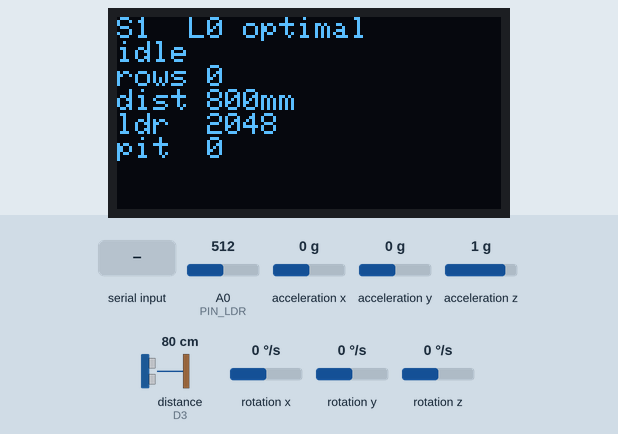
Recording of a sketch running on a simulated Arduino Nano 33 BLE. Shown: 128×64 one-colour display. Wiring (inferred from the names in the program): ultrasonic range finder: trigger D2; echo D3. The test bench sets the inputs (shaded band); at power-on: acceleration x 0 g, A0 (PIN_LDR) = 512, distance to the obstacle (sensor on D3) 80 cm, acceleration y 0 g, acceleration z 1 g, rotation x 0 °/s, rotation y 0 °/s, rotation z 0 °/s (analog values on the 0–1023 scale). The echo pulse lasts 58.3 µs per cm; what the sketch prints to the serial monitor is not drawn.

Above: at 1.2 s.
1.3 s: "S,45\n" received over Serial
At 2.0 s:
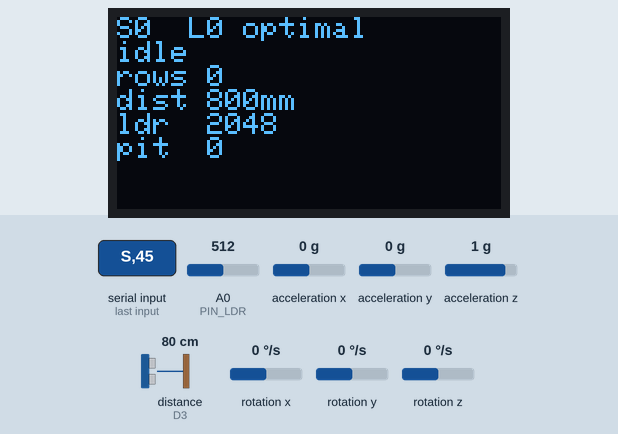
3.1 s: "G90\n" received over Serial
At 4.0 s:
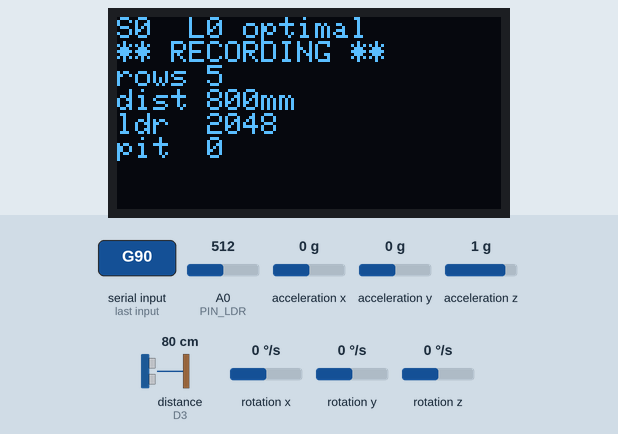
6.1 s: acceleration x set to -1.4 g
At 6.5 s:
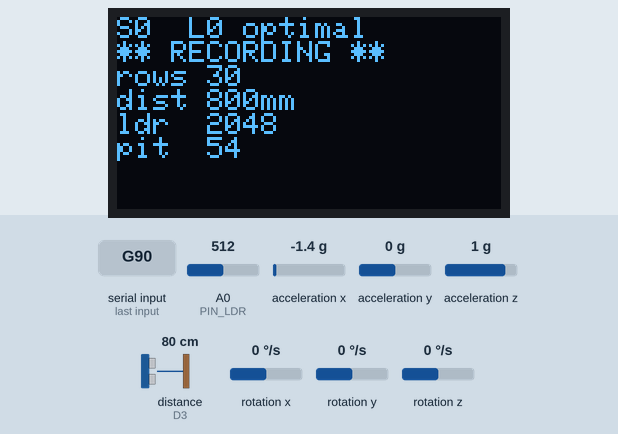
8.1 s: A0 (PIN_LDR) set to 265
At 8.5 s:
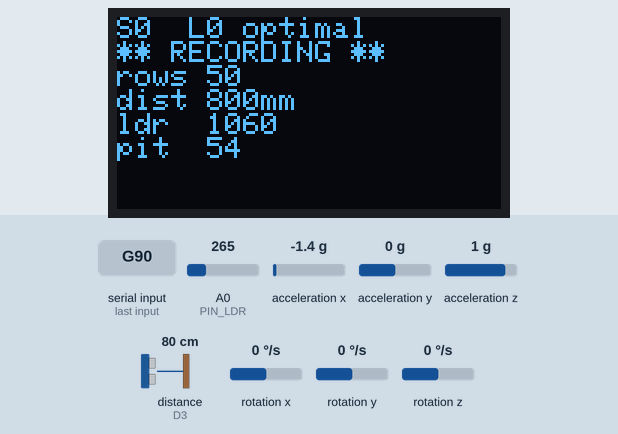
10.1 s: A0 (PIN_LDR) set to 231
At 10.6 s:
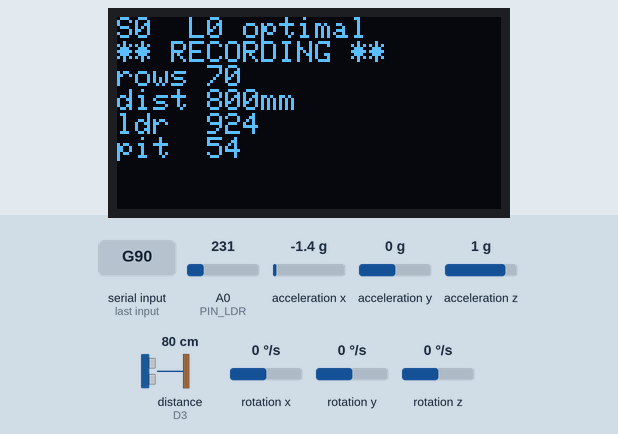
12.2 s: distance to the obstacle (sensor on D3) set to 2 cm
At 13.7 s:
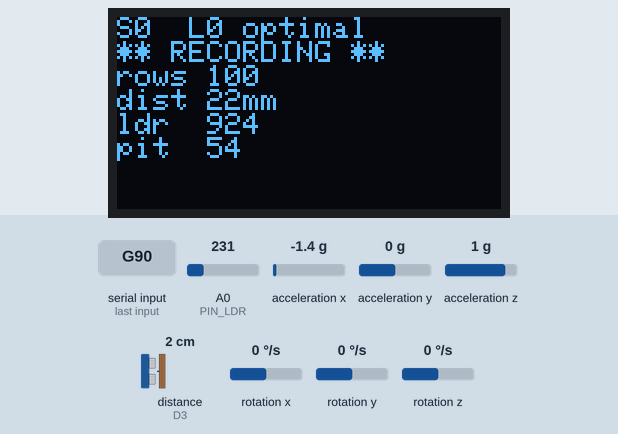
Timing chart, 0 to 15.2 s (numbered marks = the images above; inputs shaded):
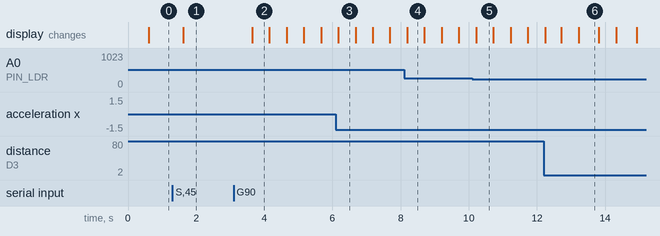

Measured:
- after the input at 1.3 s, the display: changes after 0.32 s (image 1)
- after the input at 3.1 s, the display: changes after 0.54 s (image 2)
- what the display in image 2 shows lasts 0.5 s, from 3.6 s to 4.1 s

The sketch:

02_data_logger.ino
```cpp
/*
 * LightGuide Edge - 02_data_logger
 * COM683 CW2 | Vishnu Vekariya | Ulster University
 *
 * Labelled data capture for the six setup classes. Streams one CSV row per sample
 * at 10 Hz over USB serial; tools/capture.py drives it and writes the files.
 *
 * The firmware deliberately does NOT decide when to record. The operator sets the
 * label before a run starts (docs/03-DATA-PROTOCOL.md section 5, control 4) and the
 * host tool handles warm-up discard and file naming. Keeping the labelling decision
 * with the operator and out of the firmware is what makes the labels trustworthy.
 *
 * Serial commands (newline terminated):
 *   L<0-5>   set the class label      e.g. L2
 *   S<n>     set the session id       e.g. S1
 *   G        go   - begin streaming rows
 *   X        stop - halt streaming
 *   ?        print current state
 *
 * Class labels (docs/AGENTS.md section 4):
 *   0 optimal   1 too_close   2 too_far   3 underlit   4 overlit   5 tilt_off
 *
 * BEFORE POWERING UP: read docs/02-HARDWARE.md section 3 (HC-SR04 voltage hazard).
 */

#define BOARD_REV 1     // 1 = LSM9DS1, 2 = BMI270/BMM150. See 01_sensor_check output.

#include <Wire.h>
#include <Adafruit_GFX.h>
#include <Adafruit_SSD1306.h>

#if BOARD_REV == 1
  #include <Arduino_LSM9DS1.h>
#else
  #include <Arduino_BMI270_BMM150.h>
#endif

const int PIN_LDR  = A0;
const int PIN_TRIG = 2;
const int PIN_ECHO = 3;

Adafruit_SSD1306 display(128, 64, &Wire, -1);
bool oledOk = false;

const unsigned long SAMPLE_PERIOD_MS = 100;   // 10 Hz nominal
const int  ULTRA_SAMPLES = 5;
const int  LDR_SAMPLES   = 8;
const int  PING_GAP_MS   = 10;
const float DIST_MIN_MM = 20.0f;
const float DIST_MAX_MM = 4000.0f;

// See 01_sensor_check for why pulseIn() is not used: the mbed core ignores its
// timeout and a missing echo stalls the loop badly. Bounded manual timing keeps a
// fully-failing ping cycle under ~125 ms.
//
// SAMPLE_PERIOD_MS is a floor, not a guarantee - when echoes are being missed the
// loop runs slower. That is why every row carries t_ms: the true sample interval is
// recorded in the data rather than assumed, and the analysis uses the timestamps.
const unsigned long ECHO_START_TIMEOUT_US = 15000UL;
const unsigned long ECHO_HIGH_MAX_US      = 25000UL;

const char* CLASS_NAMES[6] = {
  "optimal", "too_close", "too_far", "underlit", "overlit", "tilt_off"
};

int  label      = 0;
int  session    = 1;
bool streaming  = false;
unsigned long lastSample = 0;
unsigned long runStartMs = 0;
unsigned long rowCount   = 0;
unsigned long dropouts   = 0;

// --- sensing ---------------------------------------------------------------

float pingOnce() {
  digitalWrite(PIN_TRIG, LOW);
  delayMicroseconds(4);
  digitalWrite(PIN_TRIG, HIGH);
  delayMicroseconds(10);
  digitalWrite(PIN_TRIG, LOW);

  unsigned long mark = micros();
  while (digitalRead(PIN_ECHO) == LOW) {
    if (micros() - mark > ECHO_START_TIMEOUT_US) return -1.0f;
  }
  unsigned long rise = micros();
  while (digitalRead(PIN_ECHO) == HIGH) {
    if (micros() - rise > ECHO_HIGH_MAX_US) return -1.0f;
  }
  float mm = (micros() - rise) * 0.1715f;      // 343 m/s, out and back
  if (mm < DIST_MIN_MM || mm > DIST_MAX_MM) return -1.0f;
  return mm;
}

float readDistanceMm() {
  float v[ULTRA_SAMPLES];
  int n = 0;
  for (int i = 0; i < ULTRA_SAMPLES; i++) {
    float d = pingOnce();
    if (d > 0) v[n++] = d;
    delay(PING_GAP_MS);
  }
  if (n == 0) return -1.0f;
  for (int i = 1; i < n; i++) {
    float k = v[i]; int j = i - 1;
    while (j >= 0 && v[j] > k) { v[j + 1] = v[j]; j--; }
    v[j + 1] = k;
  }
  return v[n / 2];
}

int readLdrRaw() {
  long acc = 0;
  for (int i = 0; i < LDR_SAMPLES; i++) acc += analogRead(PIN_LDR);
  return (int)(acc / LDR_SAMPLES);
}

// --- display ---------------------------------------------------------------

void drawStatus(float dist, int ldr, float pitch) {
  if (!oledOk) return;
  display.clearDisplay();
  display.setCursor(0, 0);
  display.setTextSize(1);
  display.print(F("S")); display.print(session);
  display.print(F("  L")); display.print(label);
  display.print(F(" ")); display.println(CLASS_NAMES[label]);
  display.println(streaming ? F("** RECORDING **") : F("idle"));
  display.print(F("rows ")); display.println(rowCount);
  display.print(F("dist "));
  if (dist < 0) display.println(F("---"));
  else        { display.print(dist, 0); display.println(F("mm")); }
  display.print(F("ldr  ")); display.println(ldr);
  display.print(F("pit  ")); display.println(pitch, 0);
  display.display();
}

void printState() {
  Serial.print(F("# session=")); Serial.print(session);
  Serial.print(F(" label="));    Serial.print(label);
  Serial.print(F(" ("));         Serial.print(CLASS_NAMES[label]);
  Serial.print(F(") streaming=")); Serial.print(streaming ? F("yes") : F("no"));
  Serial.print(F(" rows="));     Serial.print(rowCount);
  Serial.print(F(" dropouts=")); Serial.println(dropouts);
}

// --- commands --------------------------------------------------------------

void handleCommand(const String& cmd) {
  if (cmd.length() == 0) return;
  char c = toupper(cmd.charAt(0));

  if (c == 'L' && cmd.length() > 1) {
    int v = cmd.substring(1).toInt();
    if (v >= 0 && v <= 5) {
      label = v;
      Serial.print(F("# label -> ")); Serial.print(v);
      Serial.print(F(" ")); Serial.println(CLASS_NAMES[v]);
    } else {
      Serial.println(F("# ERROR label must be 0-5"));
    }
  } else if (c == 'S' && cmd.length() > 1) {
    session = cmd.substring(1).toInt();
    Serial.print(F("# session -> ")); Serial.println(session);
  } else if (c == 'G') {
    streaming  = true;
    runStartMs = millis();
    rowCount   = 0;
    dropouts   = 0;
    Serial.println(F("# GO"));
    Serial.println(F("t_ms,dist_mm,ldr_raw,ax,ay,az,gx,gy,gz,pitch,roll,amag,label,session"));
  } else if (c == 'X') {
    streaming = false;
    Serial.print(F("# STOP rows=")); Serial.print(rowCount);
    Serial.print(F(" dropouts=")); Serial.println(dropouts);
  } else if (c == '?') {
    printState();
  } else {
    Serial.println(F("# ERROR unknown command. Use L<0-5> S<n> G X ?"));
  }
}

// ---------------------------------------------------------------------------

void setup() {
  Serial.begin(115200);
  while (!Serial && millis() < 5000) { }

  pinMode(PIN_TRIG, OUTPUT);
  pinMode(PIN_ECHO, INPUT);
  digitalWrite(PIN_TRIG, LOW);
  analogReadResolution(12);

  Wire.begin();

  if (!IMU.begin()) {
    Serial.println(F("# FATAL IMU did not start - check BOARD_REV"));
  }
  if (display.begin(SSD1306_SWITCHCAPVCC, 0x3C)) {
    oledOk = true;
    display.setTextColor(SSD1306_WHITE);
  }

  Serial.println(F("# LightGuide Edge data logger ready"));
  Serial.println(F("# commands: L<0-5> set label | S<n> session | G go | X stop | ? state"));
  printState();
}

void loop() {
  // Commands are read whether or not we are streaming, so a run can be stopped
  // mid-capture if the physical condition changes (protocol control 4).
  static String buf;
  while (Serial.available()) {
    char ch = (char)Serial.read();
    if (ch == '\n' || ch == '\r') {
      if (buf.length()) { handleCommand(buf); buf = ""; }
    } else if (buf.length() < 16) {
      buf += ch;
    }
  }

  unsigned long now = millis();
  if (now - lastSample < SAMPLE_PERIOD_MS) return;
  lastSample = now;

  float dist = readDistanceMm();
  int   ldr  = readLdrRaw();

  float ax = 0, ay = 0, az = 0, gx = 0, gy = 0, gz = 0;
  if (IMU.accelerationAvailable())    IMU.readAcceleration(ax, ay, az);
  if (IMU.gyroscopeAvailable())       IMU.readGyroscope(gx, gy, gz);

  float pitch = atan2(-ax, sqrt(ay * ay + az * az)) * 180.0f / PI;
  float roll  = atan2(ay, az) * 180.0f / PI;
  float amag  = sqrt(ax * ax + ay * ay + az * az);   // 1.0 g at rest; flags movement

  if (streaming) {
    rowCount++;
    if (dist < 0) dropouts++;

    Serial.print(now - runStartMs); Serial.print(',');
    Serial.print(dist, 1);          Serial.print(',');
    Serial.print(ldr);              Serial.print(',');
    Serial.print(ax, 4);            Serial.print(',');
    Serial.print(ay, 4);            Serial.print(',');
    Serial.print(az, 4);            Serial.print(',');
    Serial.print(gx, 2);            Serial.print(',');
    Serial.print(gy, 2);            Serial.print(',');
    Serial.print(gz, 2);            Serial.print(',');
    Serial.print(pitch, 2);         Serial.print(',');
    Serial.print(roll, 2);          Serial.print(',');
    Serial.print(amag, 4);          Serial.print(',');
    Serial.print(label);            Serial.print(',');
    Serial.println(session);
  }

  static unsigned long lastDraw = 0;
  if (now - lastDraw > 500) { lastDraw = now; drawStatus(dist, ldr, pitch); }
}
```
